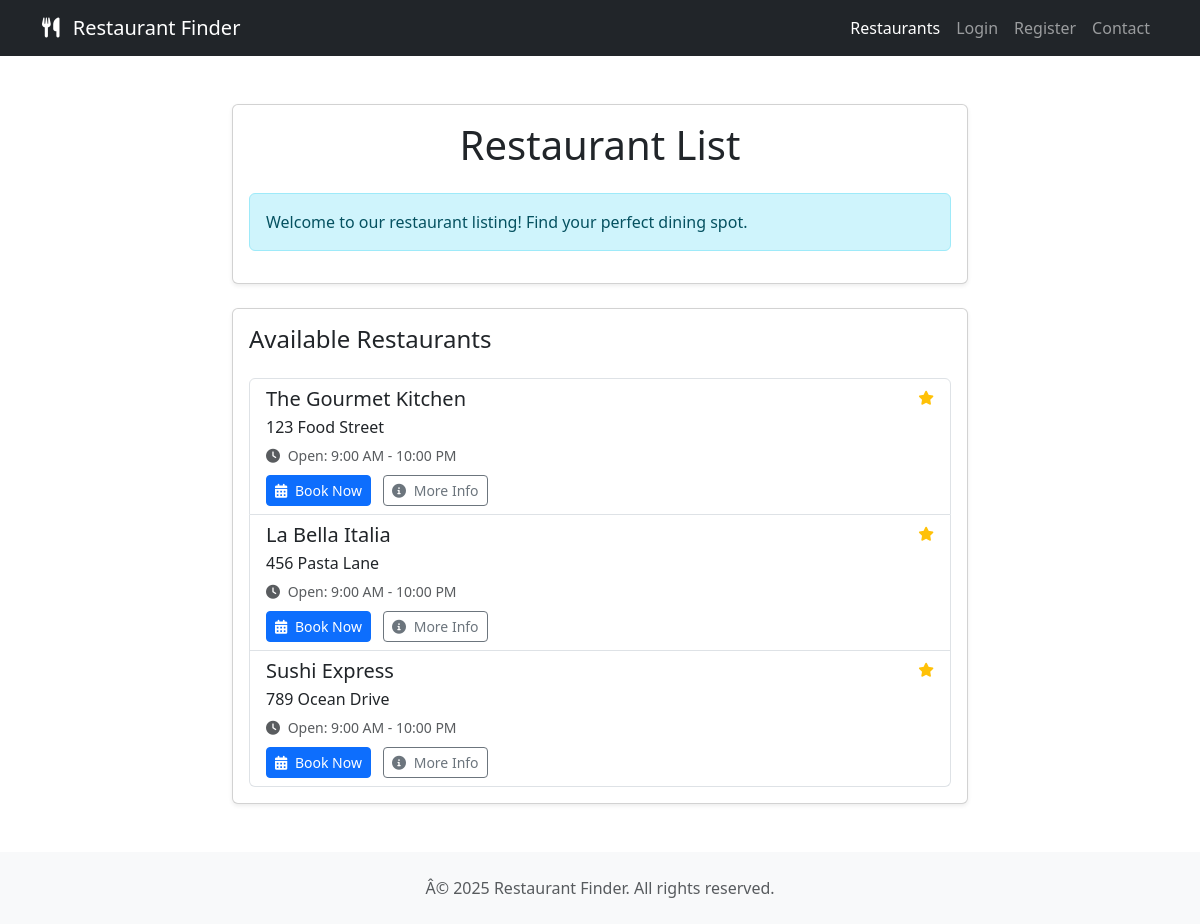
The app's page /, older data.
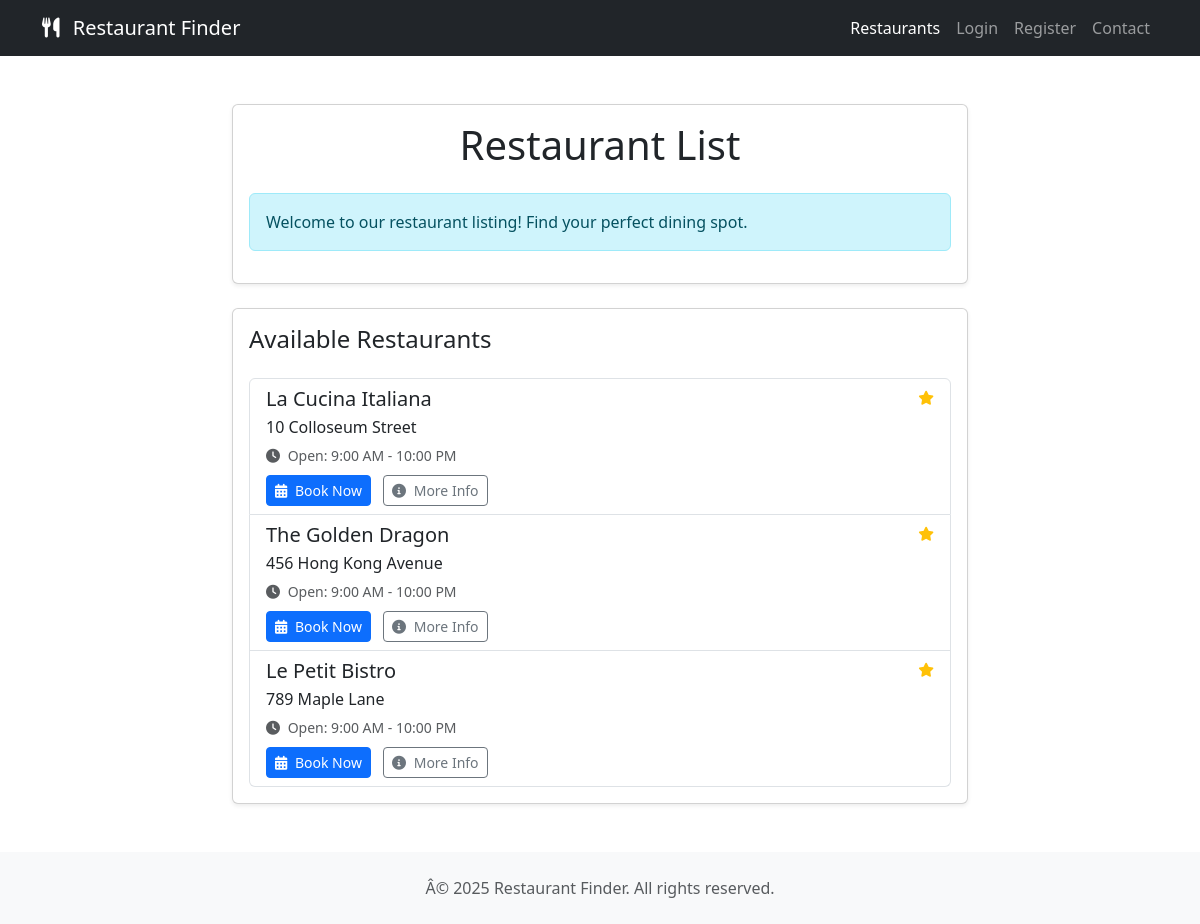
The same page, newer data.
### restaurant/models.py (models this page shows, shortened)
class Restaurant(models.Model):
    name = models.CharField(max_length=100)
    address = models.CharField(max_length=200)
    description = models.TextField(blank=True)
    opening_time = models.TimeField(default=datetime.strptime('09:00', '%H:%M').time())
    closing_time = models.TimeField(default=datetime.strptime('22:00', '%H:%M').time())
    capacity = models.IntegerField(default=50)
    contact_number = models.CharField(max_length=20)
    email = models.EmailField()

### restaurant/views.py (the view)
# urls.py: path('', views.restaurant_list, name='restaurant_list'),
def restaurant_list(request):
    print("\n=== Restaurant List View Debug ===")
    print(f"Request Path: {request.path}")
    print(f"Request Method: {request.method}")
    print(f"Content Type: {request.content_type}")
    restaurants = Restaurant.objects.all()
    print(f"Found {restaurants.count()} restaurants in database")
    if restaurants.exists():
        print("Restaurant names:")
        for r in restaurants:
            print(f"- {r.name}")
    else:
        print("No restaurants found in database")
    print("Attempting to render template: restaurant_list.html")
    print("=== End Debug ===\n")
    return render(request, 'restaurant/restaurant_list.html', {'restaurants': restaurants})

### restaurant/templates/restaurant/restaurant_list.html (shortened to what this page needs)
<!DOCTYPE html>
<html lang="en">
<head>
    <link href="https://cdnjs.cloudflare.com/ajax/libs/bootstrap/5.3.2/css/bootstrap.min.css" rel="stylesheet">
    <link href="https://cdnjs.cloudflare.com/ajax/libs/font-awesome/6.0.0/css/all.min.css" rel="stylesheet">
</head>
<body>
    <nav class="navbar navbar-expand-lg navbar-dark bg-dark">
        <div class="container">
            <a class="navbar-brand" href="#">
                <i class="fas fa-utensils me-2"></i>
                Restaurant Finder
            </a>
            <div class="collapse navbar-collapse" id="navbarNav">
                <ul class="navbar-nav ms-auto">
                    <li class="nav-item">
                        <a class="nav-link active" href="{% url 'restaurant_list' %}">Restaurants</a>
                    </li>
                    {% if user.is_authenticated %}
                        <li class="nav-item">
                            <a class="nav-link" href="{% url 'my_bookings' %}">My Bookings</a>
                        </li>
                        <li class="nav-item">
                            <a class="nav-link" href="{% url 'logout' %}">Logout</a>
                        </li>
                    {% else %}
                        <li class="nav-item">
                            <a class="nav-link" href="{% url 'login' %}">Login</a>
                        </li>
                        <li class="nav-item">
                            <a class="nav-link" href="{% url 'register' %}">Register</a>
                        </li>
                    {% endif %}
                    <li class="nav-item">
                        <a class="nav-link" href="{% url 'contact' %}">Contact</a>
                    </li>
                </ul>
            </div>
        </div>
    </nav>
    <div class="container my-5">
        <div class="row">
            <div class="col-lg-8 mx-auto">
                <div class="card shadow-sm mb-4">
                    <div class="card-body">
                        <h1 class="card-title text-center mb-4">Restaurant List</h1>
                        <div class="alert alert-info">
                            Welcome to our restaurant listing! Find your perfect dining spot.
                        </div>
                    </div>
                </div>
                <div class="card shadow-sm">
                    <div class="card-body">
                        <h2 class="card-title h4 mb-4">Available Restaurants</h2>
                        <div class="list-group">
                            {% for restaurant in restaurants %}
                            <div class="list-group-item list-group-item-action">
                                <div class="d-flex w-100 justify-content-between">
                                    <h5 class="mb-1">{{ restaurant.name }}</h5>
                                    <small class="text-muted">
                                        <i class="fas fa-star text-warning"></i> {{ restaurant.rating }}
                                    </small>
                                </div>
                                <p class="mb-1">{{ restaurant.address }}</p>
                                <small class="text-muted">
                                    <i class="fas fa-clock me-1"></i> Open: 9:00 AM - 10:00 PM
                                </small>
                                <div class="mt-2">
                                    <a href="{% url 'book_restaurant' restaurant.id %}" class="btn btn-primary btn-sm">
                                        <i class="fas fa-calendar-alt me-1"></i> Book Now
                                    </a>
                                    <a href="{% url 'restaurant_detail' restaurant.id %}" class="btn btn-outline-secondary btn-sm ms-2">
                                        <i class="fas fa-info-circle me-1"></i> More Info
                                    </a>
                                </div>
                            </div>
                            {% endfor %}
                        </div>
                    </div>
                </div>
            </div>
        </div>
    </div>
    <footer class="bg-light py-4 mt-5">
        <div class="container text-center">
            <p class="text-muted mb-0">Â© 2025 Restaurant Finder. All rights reserved.</p>
        </div>
    </footer>
</body>
</html>

Row changes from the older to the newer data that the page shows:
removed Restaurant: name "The Gourmet Kitchen", address "123 Food Street"
removed Restaurant: name "La Bella Italia", address "456 Pasta Lane"
removed Restaurant: name "Sushi Express", address "789 Ocean Drive"
added Restaurant: name "La Cucina Italiana", address "10 Colloseum Street"
added Restaurant: name "The Golden Dragon", address "456 Hong Kong Avenue"
added Restaurant: name "Le Petit Bistro", address "789 Maple Lane"
